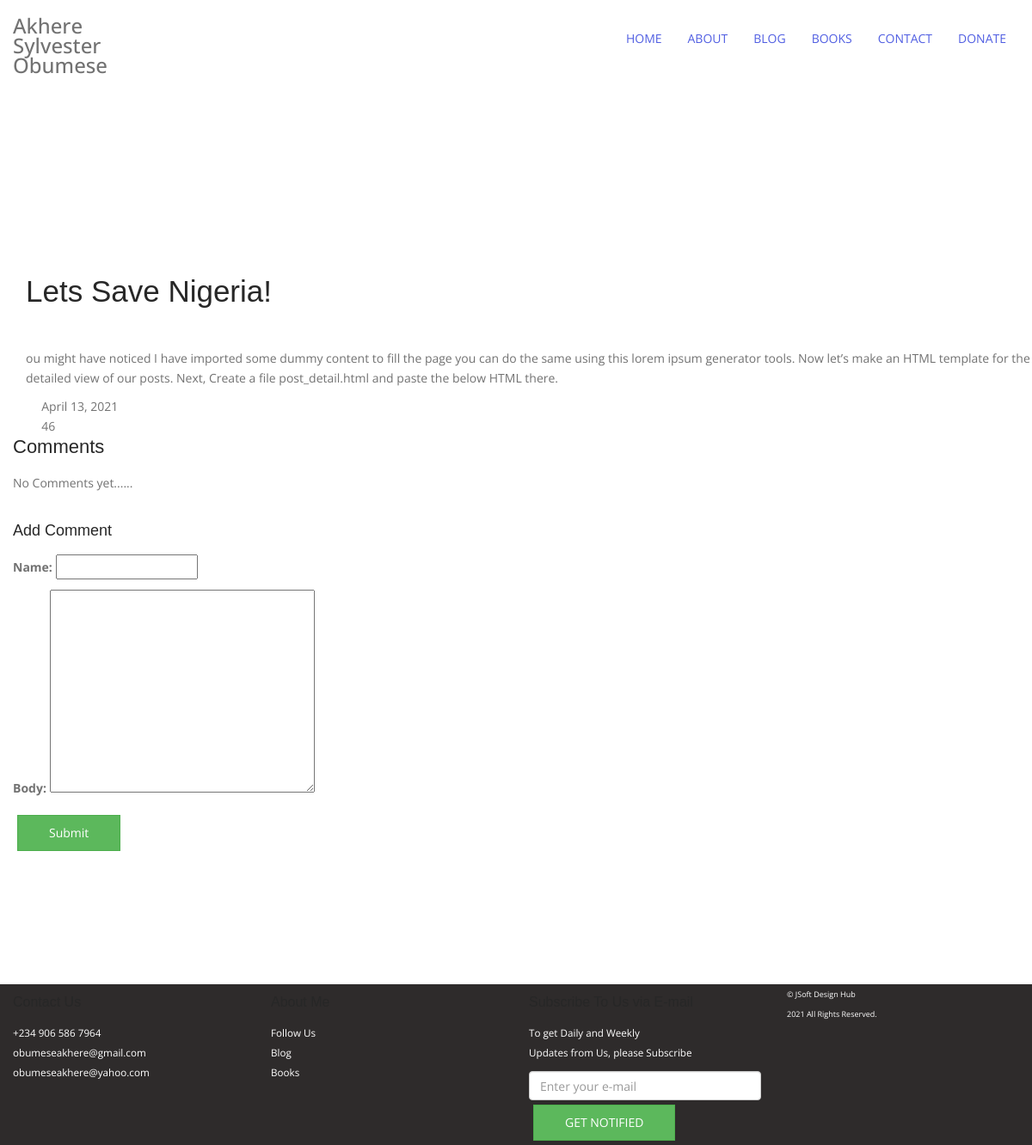
Page /lets-save-nigeria/ on the committed database.
### main/models.py (models this page shows)
class Blog(models.Model):
    title = models.CharField(max_length=100, unique=True)
    slug = models.SlugField(max_length=100, unique=True)
    body = models.TextField(blank=True, null=True)
    fimage = models.ImageField(upload_to="uploaded/")
    posted = models.DateField(db_index=True, auto_now_add=True)

### main/views.py (the view)
# urls.py: path('<slug:slug>/', views.view_post, name='view_post')
def view_post(request, slug):
    post = Blog.objects.get(slug=slug)
    if request.method == 'POST':
        form = CommentForm(request.POST)
        if form.is_valid():
            comment = form.save(commit=False)
            comment.post = post
            comment.save()
    else:
        form = CommentForm()
    return render(request, 'main/view_post.html', {'post': post, 'form': form})

### main/forms.py
class CommentForm(forms.ModelForm):
    class Meta:
        model = Comment
        fields = ('name', 'body')

### main/templates/main/view_post.html (shortened to what this page needs)
{% load static %}
<!doctype html>
<html lang="en">
  <head>
    <link rel="stylesheet" type="text/css" href=" {% static 'assets/js/bootstrap/bootstrap.min.css' %} ">
<link rel="stylesheet" href=" {% static 'assets/js/megamenu/stylesheets/screen.css' %}">
<link rel="stylesheet" href=" {% static 'assets/css/theme-default.css' %}" type="text/css">
<link rel="stylesheet" href=" {% static 'assets/js/loaders/stylesheets/screen.css' %}">
<link rel="stylesheet" href=" {% static 'assets/css/corporate.css' %} " type="text/css">
<link rel="stylesheet" href=" {% static 'assets/fonts/font-awesome/css/font-awesome.min.css' %}" type="text/css">
<link rel="stylesheet" type="text/css" href=" {% static 'assets/fonts/Simple-Line-Icons-Webfont/simple-line-icons.css' %}" media="screen" />
<link rel="stylesheet" href=" {% static 'assets/fonts/et-line-font/et-line-font.css' %} ">
<link rel="stylesheet" type="text/css" href=" {% static 'assets/js/revolution-slider/css/settings.css' %}">
<link rel="stylesheet" type="text/css" href=" {% static 'assets/js/revolution-slider/css/layers.css' %}">
<link rel="stylesheet" type="text/css" href=" {% static 'assets/js/revolution-slider/css/navigation.css' %}">
<link rel="stylesheet" href=" {% static 'assets/js/parallax/main.css' %}">
<link rel="stylesheet" type="text/css" href=" {% static 'assets/js/cubeportfolio/cubeportfolio.min.css' %} ">
<link href=" {% static 'assets/js/owl-carousel/owl.carousel.css' %}" rel="stylesheet">
<link href=" {% static 'assets/js/owl-carousel/owl.theme.css' %} " rel="stylesheet">
<link href=" {% static 'assets/js/tabs/css/responsive-tabs.css' %}" rel="stylesheet" type="text/css" media="all" />
<link rel="stylesheet" href=" {% static 'assets/fonts/pe-icon-7-stroke/css/pe-icon-7-stroke.css' %} ">
<link rel="stylesheet" href=" {% static 'assets/js/ytplayer/ytplayer.css' %}" />
<link href=" {% static 'assets/js/accordion/css/smk-accordion.css' %}" rel="stylesheet">
<link rel="stylesheet" href=" {% static 'assets/js/magnific-popup/magnific-popup.css'%} ">
<link rel="stylesheet" href=" {% static 'assets/fonts/pe-icon-7-stroke/css/pe-icon-7-stroke.css'%} ">
  </head>
  <body>
    <div class="wrapper-boxed ">
        <div class="site-wrapper">
            <div class="col-md-12 nopadding">
                <div class="header-section style1 pin-style">
                  <div class="container">
                     <div class="mod-menu">
                        <div class="row">
                        <div class="col-sm-2"> <a href=""  class="logo rehh style-2 title font-weight-5"> Akhere Sylvester Obumese </a> </div>
                        <div class="col-sm-10">
                        <div class="main-nav">
                      <div id="menu" class="collapse">
                        <ul class="nav navbar-nav ">
                       <li class="mega-menu active">  <a href="{% url 'index' %}">Home</a> </li>
                          <li class="active"> <a href="{% url 'about' %}">About</a></li>
                          <li class="active"> <a href="{% url 'blog' %}">Blog</a></li>
                          <li class="active"> <a href="{% url 'books' %}">Books</a></li>
                          <li class="active"> <a href="#contact">Contact</a></li>
                          <li class="active"> <a href="https://paystack.com/pay/3vj0voubfe">Donate</a></li>
                        </ul>
                      </div>
                    </div>
                  </div>
                </div>
              </div>
                  </div>
                </div>
            </div>
        </div>
    </div>
 <div class="container">
        <section class="sec-bpadding-2">
            <div class="container">
              <div class="row">
             <div class="col-sm-12">
                  <div class="sec-title-container text-center">
                    <h2 class="font-weight-6 less-mar-1 line-height-5"><br/>
                      </h2>
                  </div>
                </div>
                <div>
                    <div class="col-md-12 col-sm-12 col-xs-12">
                        <br>
                        <br>
                      <div class="text-box">
                        <h2 class="less-mar-1 title">{{ post.title }}</h2>
                        <br>
                        <br>
                       <p>{{ post.body | safe }}</p>
                       <div class="date-info-box">
                       <div class="box-left">
                       <i class="fa fa-calendar" aria-hidden="true"></i>&nbsp;
                        {{post.posted}}
                       </div>
                       <div class="box-right">
                       <i class="fa fa-comments-o" aria-hidden="true"></i>&nbsp; 46
                       </div>
                       </div>
                      </div>
                  </div>
                  <br>
                  <br>
                  <br>
                  <br>
                    <h4 class="subtitle"> Comments </h4>
                    {%for comment in post.comments.all %}
                    <article class="media">
                        <div class="media-content">
                            <p>
                                <strong>{{ comment.name }}</strong> <small>{{ comment.date_added|timesince }} ago</small>
                                <br>
                                {{ comment.body}}
                            </p>
                        </div>
                    </article>
                    {%empty%}
                    <div class="notification">
                        No Comments yet......
                    </div>
                {% endfor %}
                <br>
                <h5 class="subtitle">Add Comment</h5>
                <form method="POST" action=".">
                    {{ form.as_p }}
                    <div class="field">
                        <div class="control">
                            <button class="btn btn-success">Submit</button>
                        </div>
                    </div>
                </form>
                </div>
              </div>
            </div>
          </section>
 </div>
<footer class="container-fluid ft">
    <div class="row py-5">
        <div class="col-lg-3">
            <h6 id="contact">Contact Us</h6>
            <p>+234 906 586 7964<br>
            obumeseakhere@gmail.com<br>
            obumeseakhere@yahoo.com</p>
        </div>
        <div class="col-lg-3">
            <h6>About Me</h6>
            <p>Follow Us<br>
            Blog<br>
        Books</p>
        </div>
        <div class="col-lg-3">
            <h6>Subscribe To Us via E-mail</h6>
            <p>To get Daily and Weekly<br>
            Updates from Us, please Subscribe</p>
            <input type="email" placeholder="Enter your e-mail" class="form-control" id="exampleInputEmail1" aria-describedby="emailHelp">
				<button class="btn btn-success mt-1">GET NOTIFIED</button>
        </div>
        <div class="col-lg-3 mb-1">
            <p style="font-size: xx-small;">&copy;  JSoft Design Hub <br>2021 All Rights Reserved.</p>
        </div>
    </div>
</footer>
  </body>
</html>

### static/assets/js/megamenu/stylesheets/screen.css (style rules this page uses)
*:focus, button:focus, input:focus, *, input, button, *:active, input:active, button:active, .bootstrap-select .btn:focus, option { outline: none !important; outline: 0px !important; }
.header-section { font-family: 'Open Sans', sans-serif; background-color: #020203; padding-top: 5px; }
.header-section .container { max-width: 1200px; width: auto; }
.header-section .logo { display: inline-block; margin-top: 18px; }
.header-section .logo.style-2 { margin-top: 18px; }
.header-section .row { position: static; }
.header-section .row > * { position: static; }
.header-section .mod-menu { position: relative; z-index: 999; }
.header-section ul { list-style: none; padding: 0px; margin: 0 0 0 10px; }
.header-section ul li { text-transform: uppercase; position: relative; }
.header-section ul li a { color: #fff; background: none !important; padding: 30px 15px; text-decoration: none !important; }
.header-section ul li.active > a { color: #505ee2; }
.header-section ul li.mega-menu { position: static; }
.header-section #menu { float: right; }
.header-section .main-nav .nav { float: none; }
.header-section.style1 { position:relative; background-color:transparent; border-bottom:1px solid rgba(255, 255, 255, 0.2); }
.header-section.style1 ul li a { padding: 35px 15px; }
@media only screen and (min-width: 1001px) { .header-section { top: 0px; left: 0px; width: 100%; z-index: 999; padding-top:0px; padding-bottom:0px; } }
@media only screen and (min-width: 1001px) { .header-section.pin-style .mod-menu { border: none !important; } }
@media only screen and (min-width: 1001px) { .header-section ul li:hover > a, .header-section ul li.active > a { color: #505ee2; } }
@media only screen and (min-width: 1001px) { #menu { display: block; } }

### main/templates/main/view_post.html (style rules this page uses)
.ft { background-color:rgb(46, 43, 43); color: white; font-size: smaller; }
.rehh { font-size: x-large; font-weight: 500; width: fit-content; }

### rows in the picture
Blog: title "Lets Save Nigeria!", body "ou might have noticed I have imported some dummy content to fill the page you can do the same using this lorem ipsum generator tools. Now let’s make an HTML template for the detailed view of our posts. Next, Create a file post_detail.html and paste the below HTML there.", posted "April 13, 2021"
